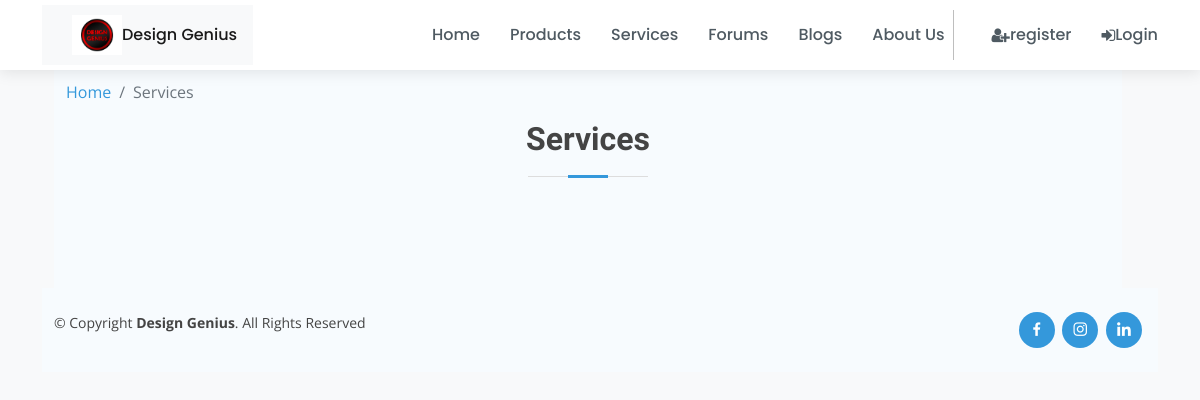
/Services/, run on an earlier commit of the app's database.
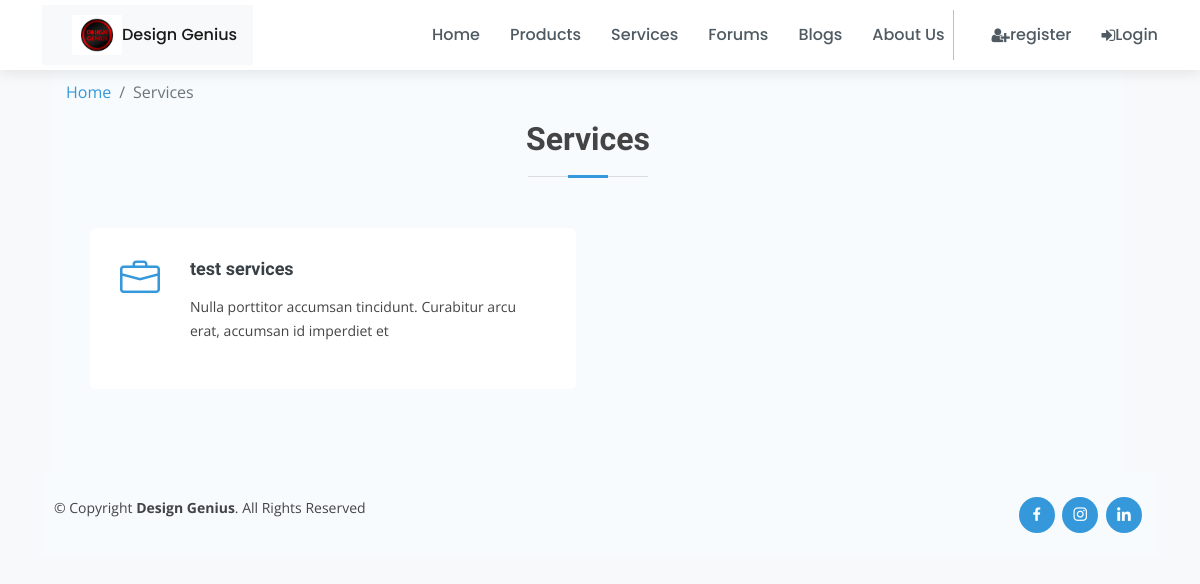
And on a later commit of the database.
### Services/models.py (models this page shows, shortened)
class Service(models.Model):
    title = models.CharField(max_length=200, unique=True)
    slug = models.SlugField(max_length=200, unique=True)
    desc = models.CharField(max_length=2500, blank=True)
    content = models.TextField()
    image = ImageField(blank=True, manual_crop="")

### Services/views.py (the view)
# urls.py: path('', views.ServicesList.as_view(), name='home'),
class ServicesList(generic.ListView):
    queryset = Service.objects.all()
    template_name = 'services/index.html'

### Accounts/views.py (called while the page is built)
def global_params(request):
    if request.user.is_anonymous:
        subscription_info = None
    else:
        try:
            subscription_info = Subscription.objects.get(user_membership=request.user)
        except Subscription.DoesNotExist:
             subscription_info = None
    context = {
        "subscription_info": subscription_info,
    }
    return context

### Services/templates/services/index.html (shortened to what this page needs)
{% extends 'layout/base.html' %} {% load crispy_forms_tags %} {% load static %} {% block content %} {% include "layout/_nav.html" %}
<div class="container" style="margin-top:20px;">
    <div class="row container">
        <section id="services" class="services section-bg">
            <nav aria-label="breadcrumb">
                <ol class="breadcrumb">
                  <li class="breadcrumb-item"><a href="/">Home</a></li>
                  <li class="breadcrumb-item active" aria-current="page">Services</li>
                </ol>
            </nav>
            <div class="container">
                <div class="section-title">
                    <h2>Services</h2>
                </div>
                <div class="row">
                    {% for service in service_list %}
                    <div class="col-md-6 mt-4 mt-lg-0">
                        <div class="icon-box">
                            <i class="bi bi-briefcase"></i>
                            <h4><a href="{% url 'Services:service_detail' service.slug %}">{{service.title}}</a></h4>
                            <p>{{service.desc}}</p>
                        </div><br>
                    </div>
                    {% endfor %}
                </div>
            </div>
        </section>
    </div>
    {% endblock content %}

What changed in the data, as far as the page shows it:
added Service: title "test services", desc "Nulla porttitor accumsan tincidunt. Curabitur arcu erat, accumsan id imperdiet et"
